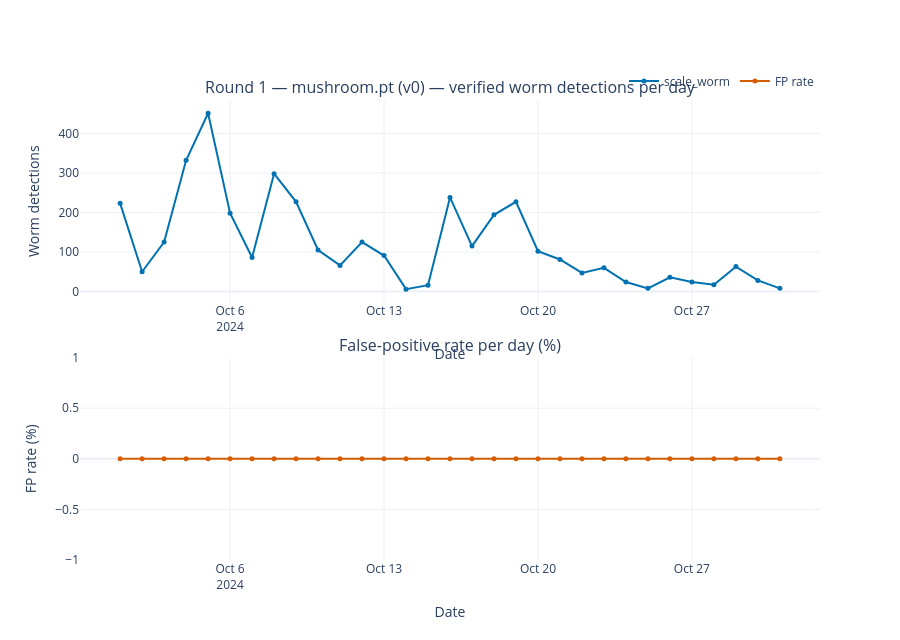

The cell this chart's notebook holds for it:
### Markdown cell above
### Per-round detail

<span style="font-family: 'Courier New', monospace;">

*AI-generated draft (Claude, Anthropic) — for review. All parameters and figures are derived from version-controlled scripts and data.*

Shows three panels for whichever round you set in `DETAIL_ROUND`:

- **Worm count per day** — how many verified worms were found each day across the month
- **False-positive rate per day** — fraction of detections that turned out not to be worms; lower is better
- **Confidence distribution** — histogram of the model's confidence score for real worms vs. false positives; a well-trained model shows clear separation (worms at high confidence, FPs at low)

Change `DETAIL_ROUND["session_dir"]` to switch between rounds.

</span>

### Code cell
# ── PER-ROUND DETAIL ──────────────────────────────────────────────
# Worm count per day, confidence distribution, and FP rate for one round.
# Change DETAIL_ROUND to inspect a different session.

import subprocess, sys
subprocess.run([sys.executable, "-m", "pip", "install", "-q", "plotly"], check=True)

from collections import defaultdict
from pathlib import Path
import json, re, statistics
from plotly.subplots import make_subplots
import plotly.graph_objects as go

DETAIL_ROUND = {
    "session_dir": Path("verification_session"),
    "label":       "Round 1 — mushroom.pt (v0)",
}

session_dir = Path(DETAIL_ROUND["session_dir"])
det_file    = session_dir / "all_detections.json"
prog_file   = session_dir / "verification_progress.json"

if not prog_file.exists():
    print(f"No verification progress found at {prog_file}")
    print("Complete verification (Step 6) before running this cell.")
else:
    with open(prog_file) as f:
        labels = json.load(f).get("labels", {})   # {str(idx): label}

    # ── Load detection metadata ────────────────────────────────────
    if det_file.exists():
        with open(det_file) as f:
            detections = json.load(f)
        for i, det in enumerate(detections):
            det["label"] = labels.get(str(i))
            m = re.search(r"(\d{4})(\d{2})(\d{2})T", det.get("video", ""))
            det["date"] = f"{m.group(1)}-{m.group(2)}-{m.group(3)}" if m else None
        has_conf = True
    else:
        # Fallback: reconstruct from export labels (no confidence available)
        print("Note: confidence data not available — all_detections.json missing.")
        print("It will be saved automatically from round 2 onwards.\n")
        detections = []
        label_dir = session_dir / "export" / "labels" / "train"
        if label_dir.exists():
            for f in sorted(label_dir.glob("*.txt")):
                m = re.search(r"(\d{4})(\d{2})(\d{2})T", f.name)
                if not m:
                    continue
                date = f"{m.group(1)}-{m.group(2)}-{m.group(3)}"
                for _ in range(sum(1 for ln in f.read_text().splitlines() if ln.strip())):
                    detections.append({"date": date, "label": "scale_worm", "conf": None})
        has_conf = False

    # ── Aggregate ──────────────────────────────────────────────────
    date_worm, date_not, date_skip = defaultdict(int), defaultdict(int), defaultdict(int)
    conf_worm, conf_not = [], []

    for det in detections:
        date, label, conf = det.get("date"), det.get("label"), det.get("conf")
        if date is None:
            continue
        if label == "scale_worm":
            date_worm[date] += 1
            if conf is not None: conf_worm.append(conf)
        elif label == "not_worm":
            date_not[date] += 1
            if conf is not None: conf_not.append(conf)
        elif label == "skip":
            date_skip[date] += 1

    all_dates = sorted(set(list(date_worm) + list(date_not) + list(date_skip)))

    # ── Build subplots ─────────────────────────────────────────────
    n_rows = 3 if has_conf else 2
    titles = [
        f"{DETAIL_ROUND['label']} — verified worm detections per day",
        "False-positive rate per day (%)",
    ]
    if n_rows == 3:
        titles.append("Detection confidence distribution")

    fig = make_subplots(rows=n_rows, cols=1, subplot_titles=titles,
                        vertical_spacing=0.12)

    # Row 1: worm count per day
    fig.add_trace(go.Scatter(
        x=all_dates, y=[date_worm[d] for d in all_dates],
        mode="lines+markers", name="scale_worm",
        line=dict(color="#0072B2", width=2), marker=dict(size=5),
    ), row=1, col=1)

    # Row 2: FP rate per day
    fp_rates = [
        100 * date_not[d] / (date_worm[d] + date_not[d])
        if (date_worm[d] + date_not[d]) > 0 else None
        for d in all_dates
    ]
    fig.add_trace(go.Scatter(
        x=all_dates, y=fp_rates,
        mode="lines+markers", name="FP rate",
        line=dict(color="#D55E00", width=2), marker=dict(size=5),
    ), row=2, col=1)

    # Row 3: confidence histograms
    if n_rows == 3:
        for conf_vals, name, color in [
            (conf_worm, "scale_worm", "#0072B2"),
            (conf_not,  "not_worm",   "#D55E00"),
        ]:
            if conf_vals:
                fig.add_trace(go.Histogram(
                    x=conf_vals, name=name,
                    marker_color=color, opacity=0.7,
                    xbins=dict(start=0, end=1, size=0.05),
                ), row=3, col=1)

    fig.update_xaxes(title_text="Date",             row=1, col=1)
    fig.update_yaxes(title_text="Worm detections",  row=1, col=1)
    fig.update_xaxes(title_text="Date",             row=2, col=1)
    fig.update_yaxes(title_text="FP rate (%)",      row=2, col=1)
    if n_rows == 3:
        fig.update_xaxes(title_text="Confidence",   row=3, col=1)
        fig.update_yaxes(title_text="Count",        row=3, col=1)

    fig.update_layout(
        template="plotly_white",
        height=280 * n_rows + 80,
        barmode="overlay",
        hovermode="x unified",
        legend=dict(orientation="h", yanchor="bottom", y=1.01, xanchor="right", x=1),
    )
    fig.show()

    # ── Summary stats ──────────────────────────────────────────────
    tw, tn, ts = sum(date_worm.values()), sum(date_not.values()), sum(date_skip.values())
    print(f"\n{'='*52}")
    print(f"  {DETAIL_ROUND['label']}")
    print(f"{'='*52}")
    print(f"  Verified worms:       {tw:,}")
    print(f"  Not worm (FP):        {tn:,}")
    print(f"  Skipped:              {ts:,}")
    if tw + tn > 0:
        print(f"  Overall FP rate:      {100*tn/(tw+tn):.1f}%")
    if conf_worm:
        print(f"  Median conf (worm):   {statistics.median(conf_worm):.3f}")
    if conf_not:
        print(f"  Median conf (FP):     {statistics.median(conf_not):.3f}")
    print(f"{'='*52}")

### Figure 1 — Plotly figure (JSON) as saved in the notebook; plotly's stock layout.template omitted (floating-point values rounded to 4 significant figures)
{"data": [{"line": {"color": "#0072B2", "width": 2}, "marker": {"size": 5}, "mode": "lines+markers", "name": "scale_worm", "type": "scatter", "x": ["2024-10-01", "2024-10-02", "2024-10-03", "2024-10-04", "2024-10-05", "2024-10-06", "2024-10-07", "2024-10-08", "2024-10-09", "2024-10-10", "2024-10-11", "2024-10-12", "2024-10-13", "2024-10-14", "2024-10-15", "2024-10-16", "2024-10-17", "2024-10-18", "2024-10-19", "2024-10-20", "2024-10-21", "2024-10-22", "2024-10-23", "2024-10-24", "2024-10-25", "2024-10-26", "2024-10-27", "2024-10-28", "2024-10-29", "2024-10-30", "2024-10-31"], "xaxis": "x", "y": [223, 50, 125, 332, 451, 198, 86, 298, 227, 105, 66, 125, 91, 6, 16, 238, 115, 194, 227, 102, 81, 47, 60, 24, 8, 36, 24, 17, 63, 28, 8], "yaxis": "y"}, {"line": {"color": "#D55E00", "width": 2}, "marker": {"size": 5}, "mode": "lines+markers", "name": "FP rate", "type": "scatter", "x": ["2024-10-01", "2024-10-02", "2024-10-03", "2024-10-04", "2024-10-05", "2024-10-06", "2024-10-07", "2024-10-08", "2024-10-09", "2024-10-10", "2024-10-11", "2024-10-12", "2024-10-13", "2024-10-14", "2024-10-15", "2024-10-16", "2024-10-17", "2024-10-18", "2024-10-19", "2024-10-20", "2024-10-21", "2024-10-22", "2024-10-23", "2024-10-24", "2024-10-25", "2024-10-26", "2024-10-27", "2024-10-28", "2024-10-29", "2024-10-30", "2024-10-31"], "xaxis": "x2", "y": [0, 0, 0, 0, 0, 0, 0, 0, 0, 0, 0, 0, 0, 0, 0, 0, 0, 0, 0, 0, 0, 0, 0, 0, 0, 0, 0, 0, 0, 0, 0], "yaxis": "y2"}], "layout": {"annotations": [{"font": {"size": 16}, "showarrow": false, "text": "Round 1 — mushroom.pt (v0) — verified worm detections per day", "x": 0.5, "xanchor": "center", "xref": "paper", "y": 1, "yanchor": "bottom", "yref": "paper"}, {"font": {"size": 16}, "showarrow": false, "text": "False-positive rate per day (%)", "x": 0.5, "xanchor": "center", "xref": "paper", "y": 0.44, "yanchor": "bottom", "yref": "paper"}], "barmode": "overlay", "height": 640, "hovermode": "x unified", "legend": {"orientation": "h", "x": 1, "xanchor": "right", "y": 1.01, "yanchor": "bottom"}, "xaxis": {"anchor": "y", "domain": [0, 1], "title": {"text": "Date"}}, "xaxis2": {"anchor": "y2", "domain": [0, 1], "title": {"text": "Date"}}, "yaxis": {"anchor": "x", "domain": [0.56, 1], "title": {"text": "Worm detections"}}, "yaxis2": {"anchor": "x2", "domain": [0, 0.44], "title": {"text": "FP rate (%)"}}}}
